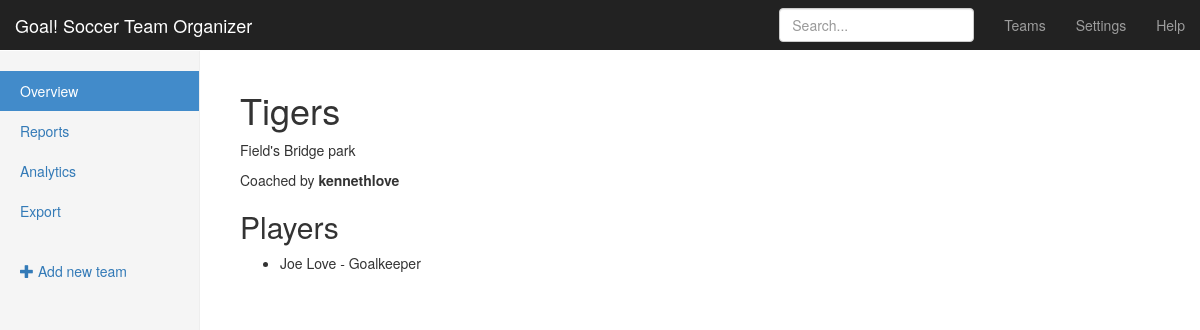
/teams/1/, run on the app's committed database.
### teams/models.py (models this page shows, shortened)
class Team(models.Model):
    name = models.CharField(max_length=255)
    coach = models.ForeignKey(User, related_name='teams')
    practice_location = models.CharField(max_length=255)

class Player(models.Model):
    name = models.CharField(max_length=255)
    age = models.PositiveIntegerField()
    position = models.CharField(choices=POSITIONS, max_length=3)
    team = models.ForeignKey(Team, related_name='players')

### teams/views.py (the view)
# urls.py: url(r'^(?P<pk>\d+)/$', views.team_detail, name='detail'),
def team_detail(request, pk):
    team = get_object_or_404(models.Team, pk=pk)
    return render(request, 'teams/team_detail.html', {'team': team})

### teams/templates/teams/team_detail.html
{% extends "teams/_layout.html" %}
{% block body_content %}
<h1>{{ team.name  }}</h1>
<p class="muted">{{ team.practice_location }}</p>
<p>Coached by <strong>{{ team.coach.get_full_name|default:team.coach }}</strong></p>
<h2>Players</h2>
<ul>
{% for player in team.players.all %}
	<li>{{ player.name }} - {{ player.get_position_display }}</li>
{% endfor %}
</ul>
{% endblock %}

### assets/css/goal.css (style rules this page uses)
body { padding-top: 50px; }

### data on the page
Team: name "Tigers", practice_location "Field's Bridge park", coach.get_full_name "kennethlove"
Player: name "Joe Love", position "Goalkeeper"
